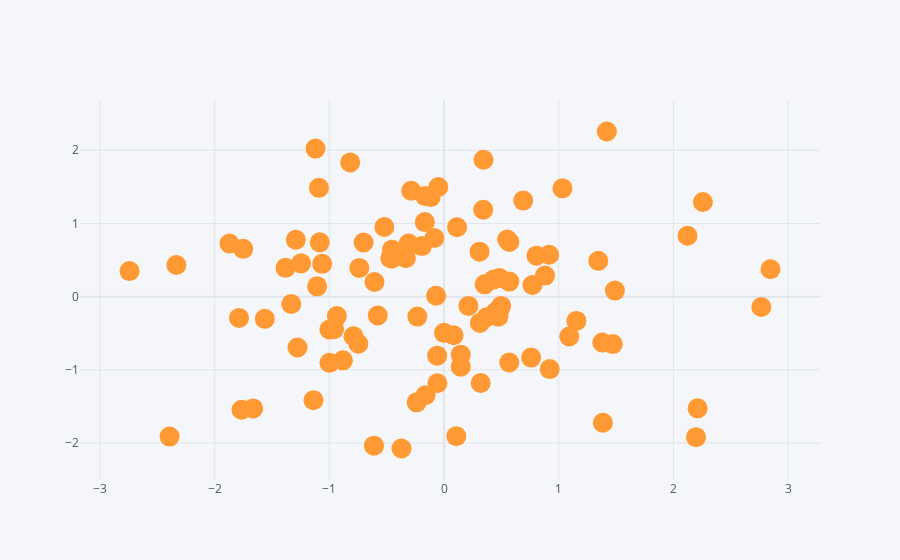

Write notebook code for a chart like this one.
### Code cell
df.iplot(kind='scatter',x='A',y='B',mode='markers',size=20)
